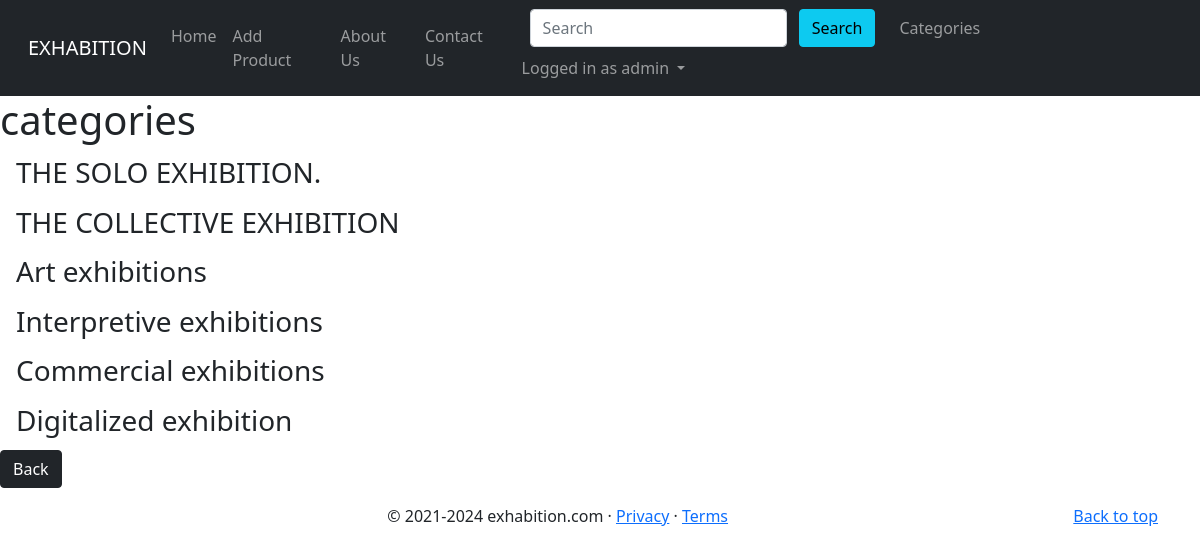
Screenshot of /categoroy_list (signed in) with the database file from the repository.
### home/models.py (models this page shows, shortened)
class Category(models.Model):
    name=models.CharField(max_length=255)
    def __str__(self):
        return self.name

### home/productViews.py (the view)
# urls.py: path('categoroy_list',CategoryListView , name='category_list'),
def CategoryListView(request):
    cats_menu_list=Category.objects.all()
    return render(request, 'product/categories_list.html', {'cats_menu_list':cats_menu_list})

### templates/product/categories_list.html (shortened to what this page needs)
{% extends 'base.html' %}
{% block body %}
<h1>categories</h1>
{% for cats in cats_menu_list %}
    <h3><a class="dropdown-item" href="{% url 'category' cats|slugify %}">{{ cats }}</a></h3>
{% endfor %}
<a href="{% url 'homeView' %}" class="btn btn-dark">Back</a>
{% endblock body %}

### templates/nav.html (shortened to what this page needs)
{% load static %}
<nav class="navbar navbar-expand-lg navbar-dark bg-dark">
        <div class="container-fluid">
            <a class="navbar-brand" href="/">EXHABITION</a>
            <div class="collapse navbar-collapse" id="navbarSupportedContent">
                <ul class="navbar-nav me-auto mb-2 mb-lg-0">
                    <li class="nav-item ">
                      <a class="nav-link {% block homeactive %}{% endblock homeactive %} " aria-current="page" href="/">Home</a>
                    </li>
                    {% if user.is_authenticated %}
                    <li class="nav-item ">
                      <a class="nav-link {% block blogactive %}{% endblock blogactive %}" href="Add_Product">Add Product</a>
                    </li>
                    {% endif %}
                    <li class="nav-item ">
                      <a class="nav-link {% block aboutactive %}{% endblock aboutactive %}" href="/about">About Us</a>
                    </li>
                     <li class="nav-item ">
                      <a class="nav-link {% block contactactive %}{% endblock contactactive %}" href="/contact">Contact Us</a>
                    </li>
                  </ul>
                <div class="ml auto form-inline">
                    <form method="get" action="/search" class=" my-2 mx-3 my-lg-0">
                        <input class="form-control mr-sm-2" type="search" placeholder="Search" aria-label="Search"
                            name="query" id="query">
                        <button class="btn btn-info my-2 my-sm-0" type="submit">Search</button>
                    </form>
                    {% if cats_menu %}
                    <li class="nav-item dropdown">
                      <button class="btn btn-secondary dropdown-toggle mr-2" type="button" id="dropdownMenuButton1" data-bs-toggle="dropdown" aria-expanded="false">
                        Categories
                      </button>
                      <ul class="dropdown-menu" aria-labelledby="navbarDropdown">
                        {% for cats in cats_menu %}
                      <li><a class="dropdown-item" href="{% url 'category' cats|slugify %}">{{ cats }}</a> </li>
                      {% endfor %}
                    </ul>
                    </li>
                    {% else %}
                    <ul class="navbar-nav me-auto mb-2 mb-lg-0">
                    <li class="nav-item">
                      <a class="nav-link" href="{% url 'category_list' %}">Categories</a>
                    </li>
                  </ul>
                    {% endif %}
                    {% if user.is_authenticated %}
                    <ul class="navbar-nav mr-2">
                        <li class="nav-item dropdown">
                            <a class="nav-link dropdown-toggle" href="#" id="navbarDropdown" role="button"
                                data-toggle="dropdown" aria-haspopup="true" aria-expanded="false">
                                Logged in as {{request.user}}
                            </a>
                        </li>
                    </ul>
                    {% endif %}
                </div>
            </div>
        </div>
</nav>

### rows the page displays
Category: name "THE SOLO EXHIBITION."
Category: name "THE COLLECTIVE EXHIBITION"
Category: name "Art exhibitions"
Category: name "Interpretive exhibitions"
Category: name "Commercial exhibitions"
Category: name "Digitalized exhibition"

### other values shown
{{ request.user }} "admin"
